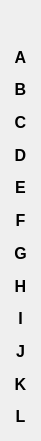
  <widget class="QWidget" name="verticalLayoutWidget">
   <property name="geometry">
    <rect>
     <x>730</x>
     <y>80</y>
     <width>41</width>
     <height>441</height>
    </rect>
   </property>
   <property name="font">
    <font>
     <pointsize>12</pointsize>
    </font>
   </property>
   <layout class="QVBoxLayout" name="verticalLayout">
    <item>
     <widget class="QLabel" name="label_9">
      <property name="text">
       <string/>
      </property>
      <property name="alignment">
       <set>Qt::AlignCenter</set>
      </property>
     </widget>
    </item>
    <item>
     <widget class="QLabel" name="label_8">
      <property name="font">
       <font>
        <pointsize>12</pointsize>
        <weight>75</weight>
        <bold>true</bold>
       </font>
      </property>
      <property name="text">
       <string>A</string>
      </property>
      <property name="alignment">
       <set>Qt::AlignCenter</set>
      </property>
     </widget>
    </item>
    <item>
     <widget class="QLabel" name="label_10">
      <property name="font">
       <font>
        <pointsize>12</pointsize>
        <weight>75</weight>
        <bold>true</bold>
       </font>
      </property>
      <property name="text">
       <string>B</string>
      </property>
      <property name="alignment">
       <set>Qt::AlignCenter</set>
      </property>
     </widget>
    </item>
    <item>
     <widget class="QLabel" name="label_11">
      <property name="font">
       <font>
        <pointsize>12</pointsize>
        <weight>75</weight>
        <bold>true</bold>
       </font>
      </property>
      <property name="text">
       <string>C</string>
      </property>
      <property name="alignment">
       <set>Qt::AlignCenter</set>
      </property>
     </widget>
    </item>
    <item>
     <widget class="QLabel" name="label_12">
      <property name="font">
       <font>
        <pointsize>12</pointsize>
        <weight>75</weight>
        <bold>true</bold>
       </font>
      </property>
      <property name="text">
       <string>D</string>
      </property>
      <property name="alignment">
       <set>Qt::AlignCenter</set>
      </property>
     </widget>
    </item>
    <item>
     <widget class="QLabel" name="label_64">
      <property name="font">
       <font>
        <pointsize>12</pointsize>
        <weight>75</weight>
        <bold>true</bold>
       </font>
      </property>
      <property name="text">
       <string>E</string>
      </property>
      <property name="alignment">
       <set>Qt::AlignCenter</set>
      </property>
     </widget>
    </item>
    <item>
     <widget class="QLabel" name="label_65">
      <property name="font">
       <font>
        <pointsize>12</pointsize>
        <weight>75</weight>
        <bold>true</bold>
       </font>
      </property>
      <property name="text">
       <string>F</string>
      </property>
      <property name="alignment">
       <set>Qt::AlignCenter</set>
      </property>
     </widget>
    </item>
    <item>
     <widget class="QLabel" name="label_row_g">
      <property name="font">
       <font>
        <pointsize>12</pointsize>
        <weight>75</weight>
        <bold>true</bold>
       </font>
      </property>
      <property name="text">
       <string>G</string>
      </property>
      <property name="alignment">
       <set>Qt::AlignCenter</set>
      </property>
     </widget>
    </item>
    <item>
     <widget class="QLabel" name="label_row_h">
      <property name="font">
       <font>
        <pointsize>12</pointsize>
        <weight>75</weight>
        <bold>true</bold>
       </font>
      </property>
      <property name="text">
       <string>H</string>
      </property>
      <property name="alignment">
       <set>Qt::AlignCenter</set>
      </property>
     </widget>
    </item>
    <item>
     <widget class="QLabel" name="label_row_i">
      <property name="font">
       <font>
        <pointsize>12</pointsize>
        <weight>75</weight>
        <bold>true</bold>
       </font>
      </property>
      <property name="text">
       <string>I</string>
      </property>
      <property name="alignment">
       <set>Qt::AlignCenter</set>
      </property>
     </widget>
    </item>
    <item>
     <widget class="QLabel" name="label_row_j">
      <property name="font">
       <font>
        <pointsize>12</pointsize>
        <weight>75</weight>
        <bold>true</bold>
       </font>
      </property>
      <property name="text">
       <string>J</string>
      </property>
      <property name="alignment">
       <set>Qt::AlignCenter</set>
      </property>
     </widget>
    </item>
    <item>
     <widget class="QLabel" name="label_row_k">
      <property name="font">
       <font>
        <pointsize>12</pointsize>
        <weight>75</weight>
        <bold>true</bold>
       </font>
      </property>
      <property name="text">
       <string>K</string>
      </property>
      <property name="alignment">
       <set>Qt::AlignCenter</set>
      </property>
     </widget>
    </item>
    <item>
     <widget class="QLabel" name="label_row_l">
      <property name="font">
       <font>
        <pointsize>12</pointsize>
        <weight>75</weight>
        <bold>true</bold>
       </font>
      </property>
      <property name="text">
       <string>L</string>
      </property>
      <property name="alignment">
       <set>Qt::AlignCenter</set>
      </property>
     </widget>
    </item>
   </layout>
  </widget>
